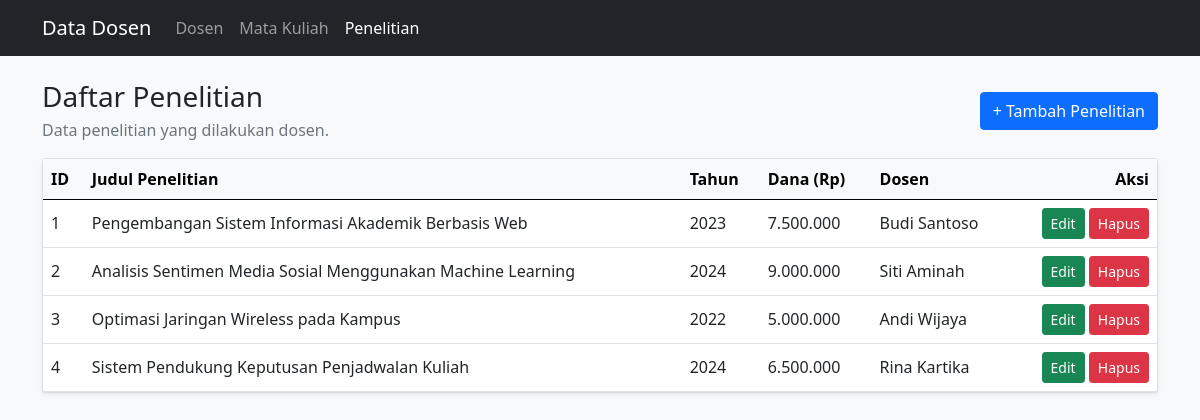
Page /Program/public/index.php?page=research&action=index on the earlier database version.
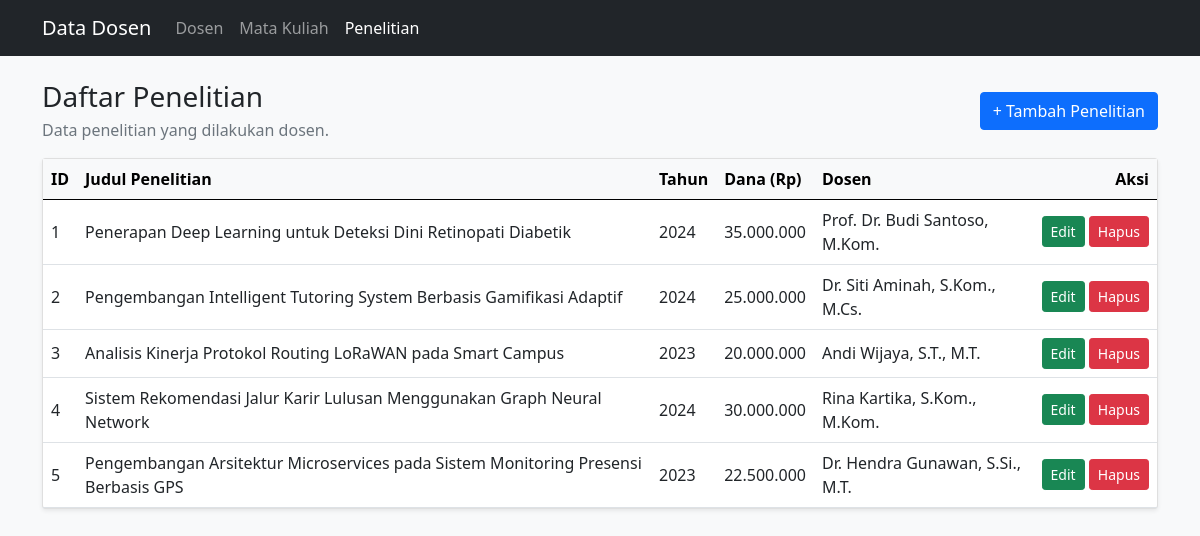
Same page on the later database version.
### tables this page shows
CREATE TABLE `research` (
  `id`          INT UNSIGNED NOT NULL AUTO_INCREMENT,
  `lecturer_id` INT UNSIGNED NULL,
  `title`       VARCHAR(150) NOT NULL,
  `year`        SMALLINT UNSIGNED NOT NULL,
  `funding`     DECIMAL(12,2) NOT NULL DEFAULT 0,
  PRIMARY KEY (`id`),
  KEY `idx_research_lecturer` (`lecturer_id`),
  CONSTRAINT `fk_research_lecturer`
    FOREIGN KEY (`lecturer_id`) REFERENCES `lecturers` (`id`)
    ON UPDATE CASCADE
    ON DELETE SET NULL
);

CREATE TABLE `lecturers` (
  `id`        INT UNSIGNED NOT NULL AUTO_INCREMENT,
  `name`      VARCHAR(100) NOT NULL,
  `nidn`      VARCHAR(20)  NOT NULL,
  `email`     VARCHAR(100) NULL,
  `phone`     VARCHAR(20)  NULL,
  `join_date` DATE         NULL,
  PRIMARY KEY (`id`),
  UNIQUE KEY `uq_lecturers_nidn` (`nidn`)
);

### Program/app/controllers/ResearchController.php (called while the page is built, shortened)
<?php
class ResearchController
{
    private Research $research;
    public function __construct()
    {
        $this->research  = new Research();
    }
    public function index(): void
    {
        $this->render('research/index', [
            'title'    => 'Daftar Penelitian',
            'research' => $this->research->allWithLecturer(),
        ]);
    }
    private function render(string $view, array $data = []): void
    {
        extract($data, EXTR_SKIP);
        require __DIR__ . '/../views/header.php';
        require __DIR__ . '/../views/' . $view . '.php';
        require __DIR__ . '/../views/footer.php';
    }
}

### Program/app/models/Research.php (called while the page is built, shortened)
<?php
class Research
{
    private PDO $db;
    public function __construct()
    {
        $this->db = Database::connect();
    }
    public function allWithLecturer(): array
    {
        $sql = "SELECT r.*, l.name AS lecturer_name
                FROM research r
                LEFT JOIN lecturers l ON l.id = r.lecturer_id
                ORDER BY r.id ASC";
        return $this->db->query($sql)->fetchAll();
    }
}

### Program/app/views/research/index.php (the view, shortened to what this page needs)
<div class="d-flex flex-wrap justify-content-between align-items-center mb-3 gap-2">
  <div>
    <h1 class="h3 mb-1">Daftar Penelitian</h1>
    <p class="text-muted mb-0">Data penelitian yang dilakukan dosen.</p>
  </div>
  <a href="<?= url('research', 'create') ?>" class="btn btn-primary">+ Tambah Penelitian</a>
</div>
<div class="card shadow-sm">
  <div class="table-responsive">
    <table class="table table-hover align-middle mb-0">
      <thead class="table-light">
        <tr>
          <th>ID</th>
          <th>Judul Penelitian</th>
          <th>Tahun</th>
          <th>Dana (Rp)</th>
          <th>Dosen</th>
          <th class="text-end">Aksi</th>
        </tr>
      </thead>
      <tbody>
        <?php if (empty($research)): ?>
          <tr>
            <td colspan="6" class="text-center text-muted py-4">Belum ada data penelitian.</td>
          </tr>
        <?php else: ?>
          <?php foreach ($research as $item): ?>
            <tr>
              <td><?= (int) $item['id'] ?></td>
              <td class="fw-semibold"><?= e($item['title']) ?></td>
              <td><?= (int) $item['year'] ?></td>
              <td><?= number_format((float) $item['funding'], 0, ',', '.') ?></td>
              <td>
                <?= $item['lecturer_name'] ? e($item['lecturer_name']) : '<span class="text-muted">—</span>' ?>
              </td>
              <td class="text-end text-nowrap">
                <a href="<?= url('research', 'edit', (int) $item['id']) ?>" class="btn btn-sm btn-success">Edit</a>
                <form action="<?= url('research', 'delete') ?>" method="post" class="d-inline"
                  onsubmit="return confirm('Hapus data penelitian ini?');">
                  <button type="submit" class="btn btn-sm btn-danger">Hapus</button>
                </form>
              </td>
            </tr>
          <?php endforeach; ?>
        <?php endif; ?>
      </tbody>
    </table>
  </div>
</div>

Differences in the rows shown:
changed research id 1: title "Pengembangan Sistem Informasi Akademik Berbasis Web" → "Penerapan Deep Learning untuk Deteksi Dini Retinopati Diabetik"; year "2023" → "2024"; funding "7.500.000" → "35.000.000"; lecturer.name "Budi Santoso" → "Prof. Dr. Budi Santoso, M.Kom."
changed research id 2: title "Analisis Sentimen Media Sosial Menggunakan Machine Learning" → "Pengembangan Intelligent Tutoring System Berbasis Gamifikasi Adaptif"; funding "9.000.000" → "25.000.000"; lecturer.name "Siti Aminah" → "Dr. Siti Aminah, S.Kom., M.Cs."
changed research id 3: title "Optimasi Jaringan Wireless pada Kampus" → "Analisis Kinerja Protokol Routing LoRaWAN pada Smart Campus"; year "2022" → "2023"; funding "5.000.000" → "20.000.000"; lecturer.name "Andi Wijaya" → "Andi Wijaya, S.T., M.T."
changed research id 4: title "Sistem Pendukung Keputusan Penjadwalan Kuliah" → "Sistem Rekomendasi Jalur Karir Lulusan Menggunakan Graph Neural Network"; funding "6.500.000" → "30.000.000"; lecturer.name "Rina Kartika" → "Rina Kartika, S.Kom., M.Kom."
added research: id "5", title "Pengembangan Arsitektur Microservices pada Sistem Monitoring Presensi Berbasis GPS", year "2023", funding "22.500.000", lecturer.name "Dr. Hendra Gunawan, S.Si., M.T."
